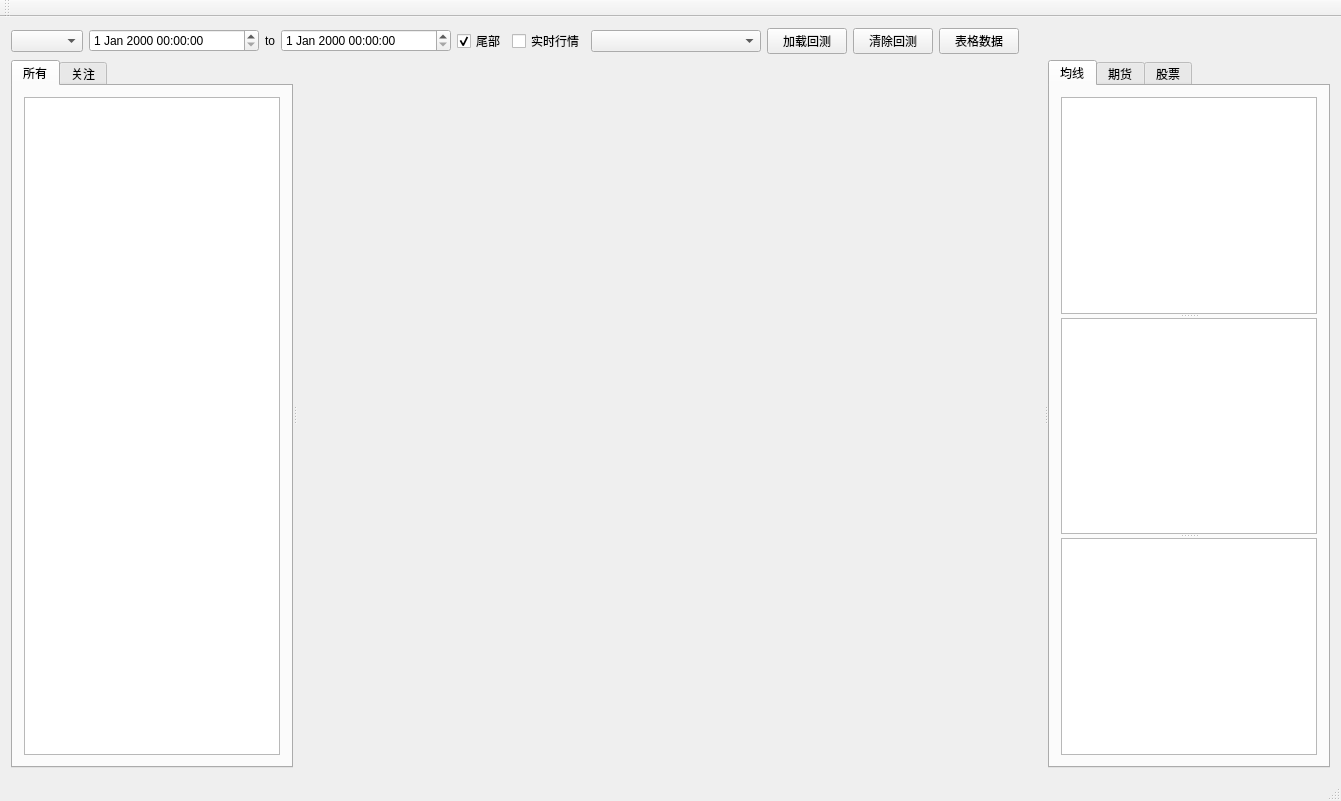
<?xml version="1.0" encoding="UTF-8"?>
<ui version="4.0">
 <class>AnalystGuiClass</class>
 <widget class="QMainWindow" name="AnalystGuiClass">
  <property name="geometry">
   <rect>
    <x>0</x>
    <y>0</y>
    <width>1341</width>
    <height>801</height>
   </rect>
  </property>
  <property name="windowTitle">
   <string>AnalystGui</string>
  </property>
  <widget class="QWidget" name="centralWidget">
   <layout class="QVBoxLayout" name="verticalLayout_2" stretch="0,1">
    <item>
     <layout class="QHBoxLayout" name="horizontalLayout">
      <item>
       <widget class="QComboBox" name="klineTypeCtrl"/>
      </item>
      <item>
       <widget class="QDateTimeEdit" name="beginTimeCtrl">
        <property name="minimumSize">
         <size>
          <width>170</width>
          <height>0</height>
         </size>
        </property>
       </widget>
      </item>
      <item>
       <widget class="QLabel" name="label">
        <property name="text">
         <string>&lt;html&gt;&lt;head/&gt;&lt;body&gt;&lt;p&gt;to&lt;/p&gt;&lt;/body&gt;&lt;/html&gt;</string>
        </property>
        <property name="textFormat">
         <enum>Qt::RichText</enum>
        </property>
       </widget>
      </item>
      <item>
       <widget class="QDateTimeEdit" name="endTimeCtrl">
        <property name="minimumSize">
         <size>
          <width>170</width>
          <height>0</height>
         </size>
        </property>
       </widget>
      </item>
      <item>
       <widget class="QCheckBox" name="isTailKLineCtrl">
        <property name="text">
         <string>尾部</string>
        </property>
        <property name="checked">
         <bool>true</bool>
        </property>
       </widget>
      </item>
      <item>
       <widget class="QCheckBox" name="isRealCtrl">
        <property name="text">
         <string>实时行情</string>
        </property>
        <property name="checked">
         <bool>false</bool>
        </property>
       </widget>
      </item>
      <item>
       <widget class="QComboBox" name="strategyIdCtrl">
        <property name="minimumSize">
         <size>
          <width>170</width>
          <height>0</height>
         </size>
        </property>
       </widget>
      </item>
      <item>
       <widget class="QPushButton" name="analystTradeBtn">
        <property name="text">
         <string>加载回测</string>
        </property>
       </widget>
      </item>
      <item>
       <widget class="QPushButton" name="clearTradeBtn">
        <property name="text">
         <string>清除回测</string>
        </property>
       </widget>
      </item>
      <item>
       <widget class="QPushButton" name="klineTableTtn">
        <property name="text">
         <string>表格数据</string>
        </property>
       </widget>
      </item>
      <item>
       <spacer name="horizontalSpacer">
        <property name="orientation">
         <enum>Qt::Horizontal</enum>
        </property>
        <property name="sizeHint" stdset="0">
         <size>
          <width>40</width>
          <height>20</height>
         </size>
        </property>
       </spacer>
      </item>
     </layout>
    </item>
    <item>
     <widget class="QSplitter" name="splitter_3">
      <property name="orientation">
       <enum>Qt::Horizontal</enum>
      </property>
      <widget class="QTabWidget" name="tabWidget">
       <property name="currentIndex">
        <number>0</number>
       </property>
       <widget class="QWidget" name="tab">
        <attribute name="title">
         <string>所有</string>
        </attribute>
        <layout class="QHBoxLayout" name="horizontalLayout_2">
         <item>
          <widget class="QTableView" name="allCodeIdView">
           <property name="sizePolicy">
            <sizepolicy hsizetype="Expanding" vsizetype="Expanding">
             <horstretch>0</horstretch>
             <verstretch>0</verstretch>
            </sizepolicy>
           </property>
           <property name="maximumSize">
            <size>
             <width>16777215</width>
             <height>16777215</height>
            </size>
           </property>
           <property name="selectionMode">
            <enum>QAbstractItemView::SingleSelection</enum>
           </property>
           <property name="selectionBehavior">
            <enum>QAbstractItemView::SelectRows</enum>
           </property>
           <attribute name="horizontalHeaderVisible">
            <bool>false</bool>
           </attribute>
           <attribute name="verticalHeaderVisible">
            <bool>false</bool>
           </attribute>
          </widget>
         </item>
        </layout>
       </widget>
       <widget class="QWidget" name="tab_2">
        <attribute name="title">
         <string>关注</string>
        </attribute>
        <layout class="QHBoxLayout" name="horizontalLayout_3">
         <item>
          <widget class="QTableView" name="positionCodeIdView">
           <property name="selectionMode">
            <enum>QAbstractItemView::SingleSelection</enum>
           </property>
           <property name="selectionBehavior">
            <enum>QAbstractItemView::SelectRows</enum>
           </property>
           <attribute name="horizontalHeaderVisible">
            <bool>false</bool>
           </attribute>
           <attribute name="verticalHeaderVisible">
            <bool>false</bool>
           </attribute>
          </widget>
         </item>
        </layout>
       </widget>
      </widget>
      <widget class="QCustomPlot" name="qCustomPlot" native="true">
       <property name="sizePolicy">
        <sizepolicy hsizetype="Preferred" vsizetype="Expanding">
         <horstretch>10</horstretch>
         <verstretch>0</verstretch>
        </sizepolicy>
       </property>
      </widget>
      <widget class="QTabWidget" name="tabWidget_2">
       <property name="currentIndex">
        <number>0</number>
       </property>
       <widget class="QWidget" name="tab_9">
        <attribute name="title">
         <string>均线</string>
        </attribute>
        <layout class="QVBoxLayout" name="verticalLayout">
         <item>
          <widget class="QSplitter" name="splitter">
           <property name="orientation">
            <enum>Qt::Vertical</enum>
           </property>
           <widget class="QTableView" name="maView">
            <property name="sizePolicy">
             <sizepolicy hsizetype="Expanding" vsizetype="Preferred">
              <horstretch>0</horstretch>
              <verstretch>0</verstretch>
             </sizepolicy>
            </property>
            <property name="font">
             <font>
              <family>Microsoft YaHei UI</family>
              <pointsize>8</pointsize>
              <italic>false</italic>
              <bold>false</bold>
             </font>
            </property>
            <property name="styleSheet">
             <string notr="true">font: 8pt &quot;Microsoft YaHei UI&quot;;</string>
            </property>
           </widget>
           <widget class="QTableView" name="macdView">
            <property name="sizePolicy">
             <sizepolicy hsizetype="Expanding" vsizetype="Preferred">
              <horstretch>0</horstretch>
              <verstretch>0</verstretch>
             </sizepolicy>
            </property>
           </widget>
           <widget class="QTableView" name="macdAlertView"/>
          </widget>
         </item>
        </layout>
       </widget>
       <widget class="QWidget" name="tab_10">
        <attribute name="title">
         <string>期货</string>
        </attribute>
        <layout class="QVBoxLayout" name="verticalLayout_3">
         <item>
          <widget class="QTableView" name="futureView"/>
         </item>
        </layout>
       </widget>
       <widget class="QWidget" name="tab_3">
        <attribute name="title">
         <string>股票</string>
        </attribute>
        <layout class="QVBoxLayout" name="verticalLayout_4">
         <item>
          <widget class="QTableView" name="stockView"/>
         </item>
        </layout>
       </widget>
      </widget>
     </widget>
    </item>
   </layout>
  </widget>
  <widget class="QMenuBar" name="menuBar">
   <property name="geometry">
    <rect>
     <x>0</x>
     <y>0</y>
     <width>1341</width>
     <height>21</height>
    </rect>
   </property>
  </widget>
  <widget class="QToolBar" name="mainToolBar">
   <attribute name="toolBarArea">
    <enum>TopToolBarArea</enum>
   </attribute>
   <attribute name="toolBarBreak">
    <bool>false</bool>
   </attribute>
  </widget>
  <widget class="QStatusBar" name="statusBar"/>
 </widget>
 <layoutdefault spacing="6" margin="11"/>
 <customwidgets>
  <customwidget>
   <class>QCustomPlot</class>
   <extends>QWidget</extends>
   <header location="global">qcustomplot.h</header>
   <container>1</container>
  </customwidget>
 </customwidgets>
 <resources>
  <include location="../resources/AnalystGui.qrc"/>
 </resources>
 <connections/>
</ui>
